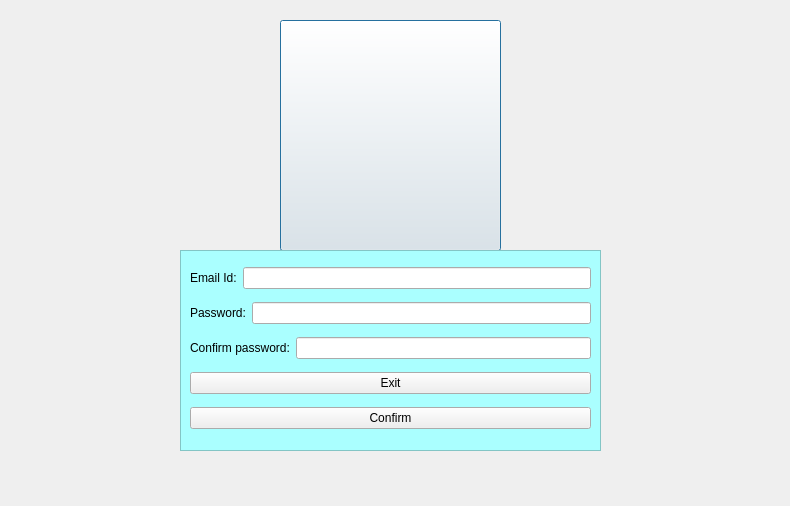
<?xml version="1.0" encoding="UTF-8"?>
<ui version="4.0">
 <class>Dialog</class>
 <widget class="QDialog" name="Dialog">
  <property name="geometry">
   <rect>
    <x>0</x>
    <y>0</y>
    <width>790</width>
    <height>506</height>
   </rect>
  </property>
  <property name="windowTitle">
   <string>Dialog</string>
  </property>
  <widget class="QPushButton" name="pushButton">
   <property name="geometry">
    <rect>
     <x>280</x>
     <y>20</y>
     <width>221</width>
     <height>231</height>
    </rect>
   </property>
   <property name="styleSheet">
    <string notr="true">QPushButton
{
background-image:url(&quot;C:/Users/Lenovo/OneDrive/Documents/SimpleLoginForm/signup.png&quot;);
}</string>
   </property>
   <property name="text">
    <string/>
   </property>
  </widget>
  <widget class="QFrame" name="frame">
   <property name="geometry">
    <rect>
     <x>180</x>
     <y>250</y>
     <width>421</width>
     <height>201</height>
    </rect>
   </property>
   <property name="styleSheet">
    <string notr="true">QFrame
{
background:#aaffff;
}</string>
   </property>
   <property name="frameShape">
    <enum>QFrame::StyledPanel</enum>
   </property>
   <property name="frameShadow">
    <enum>QFrame::Raised</enum>
   </property>
   <layout class="QVBoxLayout" name="verticalLayout">
    <item>
     <layout class="QHBoxLayout" name="horizontalLayout">
      <item>
       <widget class="QLabel" name="label">
        <property name="text">
         <string>Email Id:</string>
        </property>
       </widget>
      </item>
      <item>
       <widget class="QLineEdit" name="lineEdit"/>
      </item>
     </layout>
    </item>
    <item>
     <layout class="QHBoxLayout" name="horizontalLayout_2">
      <item>
       <widget class="QLabel" name="label_2">
        <property name="text">
         <string>Password:</string>
        </property>
       </widget>
      </item>
      <item>
       <widget class="QLineEdit" name="lineEdit_2"/>
      </item>
     </layout>
    </item>
    <item>
     <layout class="QHBoxLayout" name="horizontalLayout_3">
      <item>
       <widget class="QLabel" name="label_3">
        <property name="text">
         <string>Confirm password:</string>
        </property>
       </widget>
      </item>
      <item>
       <widget class="QLineEdit" name="lineEdit_3"/>
      </item>
     </layout>
    </item>
    <item>
     <widget class="QPushButton" name="Exit_Button">
      <property name="text">
       <string>Exit</string>
      </property>
     </widget>
    </item>
    <item>
     <widget class="QPushButton" name="Confirm_Button">
      <property name="text">
       <string>Confirm</string>
      </property>
     </widget>
    </item>
   </layout>
  </widget>
 </widget>
 <resources/>
 <connections/>
</ui>
